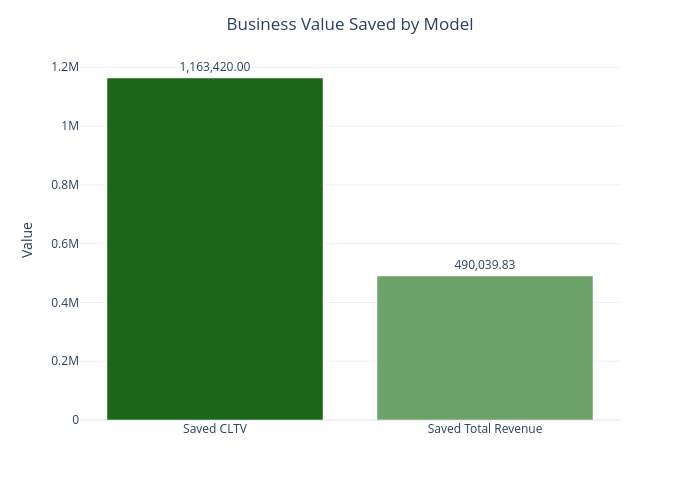

The notebook cell this image was saved under:
### Code cell
saved_chart_df = pd.DataFrame({
    'Metric': ['Saved CLTV', 'Saved Total Revenue'],
    'Value': [saved_CLTV, saved_revenue]
})

fig_saved = px.bar(
    saved_chart_df,
    x='Metric',
    y='Value',
    text='Value',
    color='Metric',
    color_discrete_sequence=["#1B6619","#6BA369"]
)

fig_saved.update_traces(
    texttemplate='%{text:,.2f}',
    textposition='outside'
)

fig_saved.update_layout(template='plotly_white',
    title=dict(text='Business Value Saved by Model', x=0.5),
    showlegend=False,
    width=700,
    height=500,
    #plot_bgcolor='white',
    yaxis_title='Value',
    xaxis_title=''
)

fig_saved.show()

### Figure 1 — Plotly figure (JSON) as saved in the notebook; plotly's stock layout.template omitted (floating-point values rounded to 4 significant figures)
{"data": [{"alignmentgroup": "True", "hovertemplate": "Metric=%{x}<br>Value=%{text}<extra></extra>", "legendgroup": "Saved CLTV", "marker": {"color": "#1B6619", "pattern": {"shape": ""}}, "name": "Saved CLTV", "offsetgroup": "Saved CLTV", "orientation": "v", "showlegend": true, "text": [1163420], "textposition": "outside", "texttemplate": "%{text:,.2f}", "type": "bar", "x": ["Saved CLTV"], "xaxis": "x", "y": [1163420], "yaxis": "y"}, {"alignmentgroup": "True", "hovertemplate": "Metric=%{x}<br>Value=%{text}<extra></extra>", "legendgroup": "Saved Total Revenue", "marker": {"color": "#6BA369", "pattern": {"shape": ""}}, "name": "Saved Total Revenue", "offsetgroup": "Saved Total Revenue", "orientation": "v", "showlegend": true, "text": [490000.0], "textposition": "outside", "texttemplate": "%{text:,.2f}", "type": "bar", "x": ["Saved Total Revenue"], "xaxis": "x", "y": [490000.0], "yaxis": "y"}], "layout": {"barmode": "relative", "height": 500, "legend": {"title": {"text": "Metric"}, "tracegroupgap": 0}, "margin": {"t": 60}, "showlegend": false, "title": {"text": "Business Value Saved by Model", "x": 0.5}, "width": 700, "xaxis": {"anchor": "y", "categoryarray": ["Saved CLTV", "Saved Total Revenue"], "categoryorder": "array", "domain": [0, 1], "title": {"text": ""}}, "yaxis": {"anchor": "x", "domain": [0, 1], "title": {"text": "Value"}}}}
